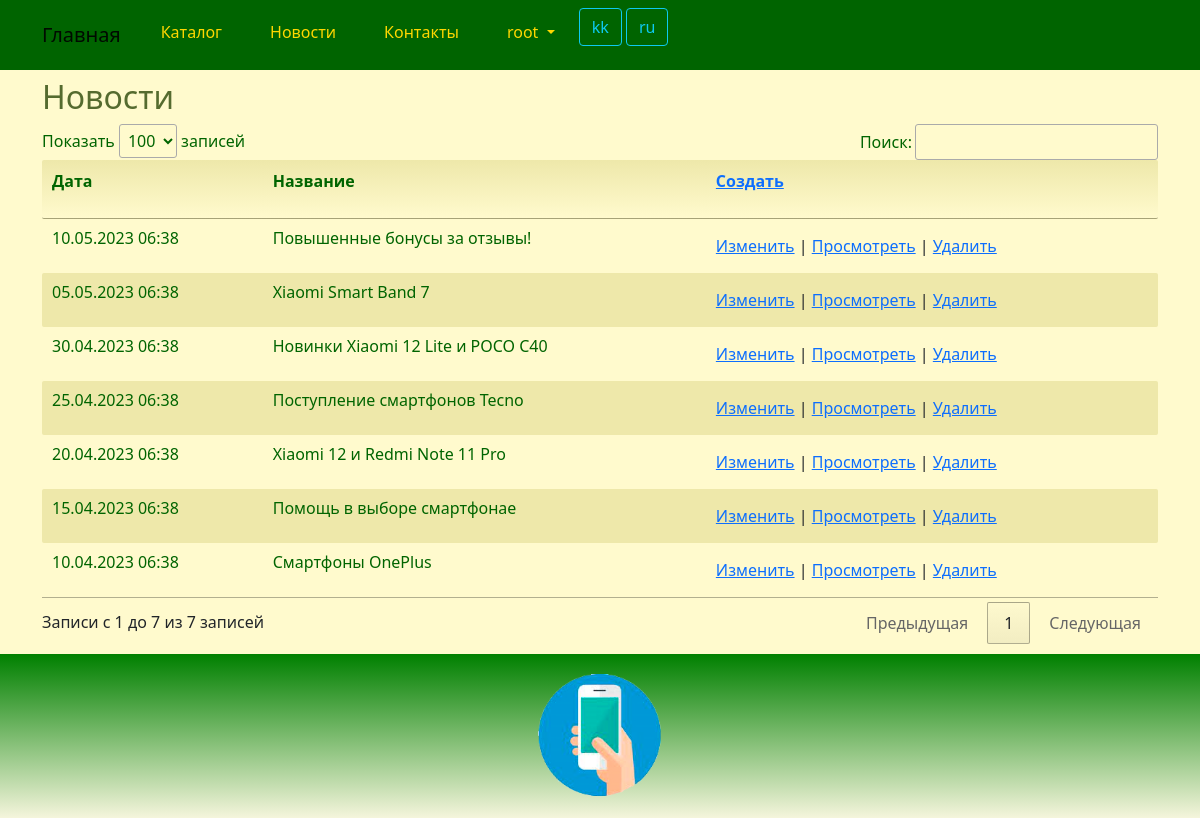
The app's page /news/index/ (signed in), older data.
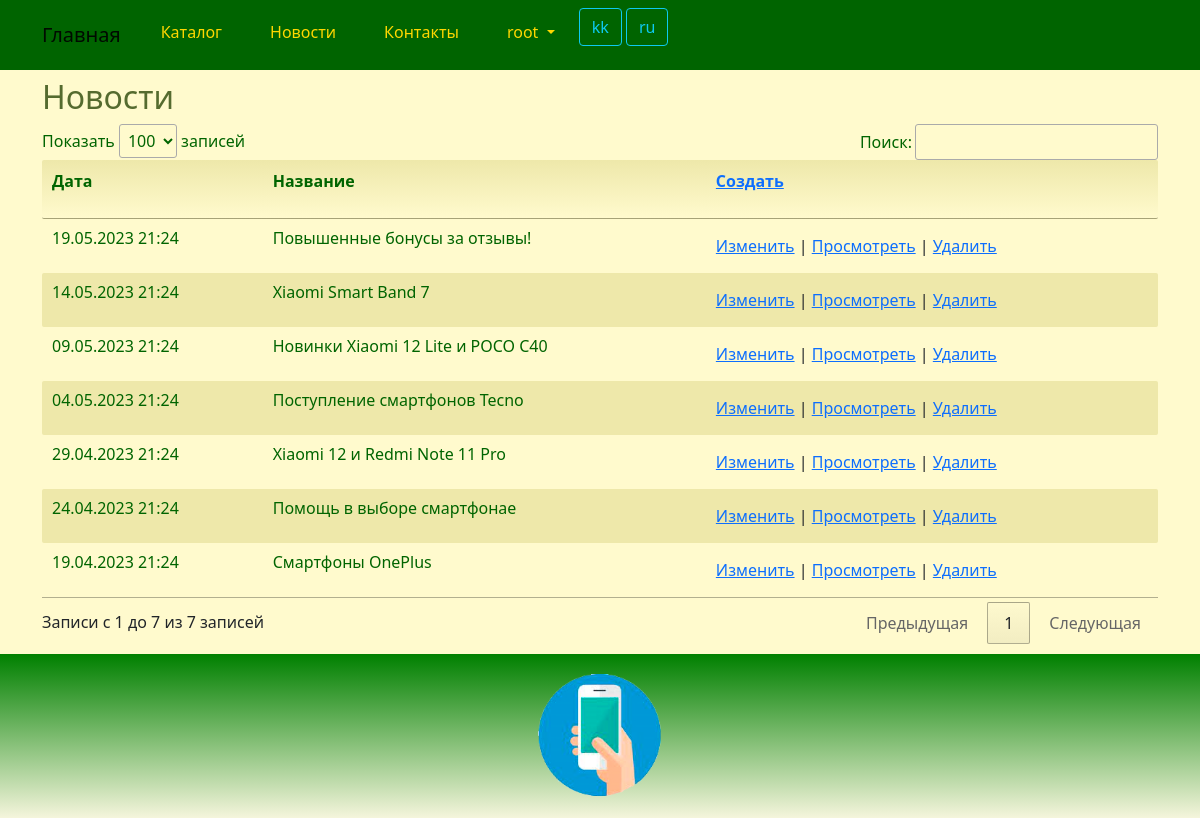
The same page, newer data.
### product/models.py (models this page shows)
class News(models.Model):
    daten = models.DateTimeField(_('daten'))
    title = models.CharField(_('title_news'), max_length=256)
    details = models.TextField(_('details_news'))
    photo = models.ImageField(_('photo_news'), upload_to='images/', blank=True, null=True)
    class Meta:
        db_table = 'news'
        indexes = [
            models.Index(fields=['daten']),
        ]
        ordering = ['daten']

### product/views.py (the view)
# urls.py: path('news/index/', views.news_index, name='news_index'),
@login_required
@group_required("Managers")
def news_index(request):
    try:
        news = News.objects.all().order_by('-daten')
        return render(request, "news/index.html", {"news": news})
    except Exception as exception:
        print(exception)
        return HttpResponse(exception)

### product/views.py (called while the page is built)
def group_required(*group_names):
    def in_groups(u):
        if u.is_authenticated:
            if bool(u.groups.filter(name__in=group_names)) | u.is_superuser:
                return True
        return False
    return user_passes_test(in_groups, login_url='403')

### templates/news/index.html (shortened to what this page needs)
{% extends "base.html" %}
{% load i18n %}
{% block content %}
<h2>{% trans "newss" %}</h2>
{% if news.count > 0 %}
<div class="row">
	<table id="myTable" class="table-manager" style="width:100%">
		<thead>
			<tr>
				<th><p>{% trans "daten" %}</p></th>
				<th><p>{% trans "title" %}</p></th>
				<th><p><a href="{% url 'news_create'%}">{% trans "Create" %}</a></p></th>
			</tr>
		</thead>
		<tbody>
			{% for n in news %}
			<tr>
				<td>
					<p>{{ n.daten | date:"d.m.Y H:i"}}</p>
				</td>
				<td>
					<p>{{ n.title }}</p>
				</td>
				<td>
					<a href="{% url 'news_edit' n.id %}">{% trans "Change" %}</a> |
					<a href="{% url 'news_read' n.id %}">{% trans "View" %}</a> |
					<a onclick="return confirm('Удалить запись?')" href="{% url 'news_delete' n.id %}">{% trans "Delete" %}</a>
				</td>
			</tr>
			{% endfor %}
		</tbody>
	</table>
</div>
{% else %}
<a href="{% url 'news_create'%}">{% trans "Create" %}</a>
{% endif %}
{% endblock content %}

Row changes from the older to the newer data that the page shows:
changed News "Повышенные бонусы за отзывы!": daten "10.05.2023 06:38" → "19.05.2023 21:24"
changed News "Xiaomi Smart Band 7": daten "05.05.2023 06:38" → "14.05.2023 21:24"
changed News "Новинки Xiaomi 12 Lite и POCO C40": daten "30.04.2023 06:38" → "09.05.2023 21:24"
changed News "Поступление смартфонов Tecno": daten "25.04.2023 06:38" → "04.05.2023 21:24"
changed News "Xiaomi 12 и Redmi Note 11 Pro": daten "20.04.2023 06:38" → "29.04.2023 21:24"
changed News "Помощь в выборе смартфонае": daten "15.04.2023 06:38" → "24.04.2023 21:24"
changed News "Смартфоны OnePlus": daten "10.04.2023 06:38" → "19.04.2023 21:24"
